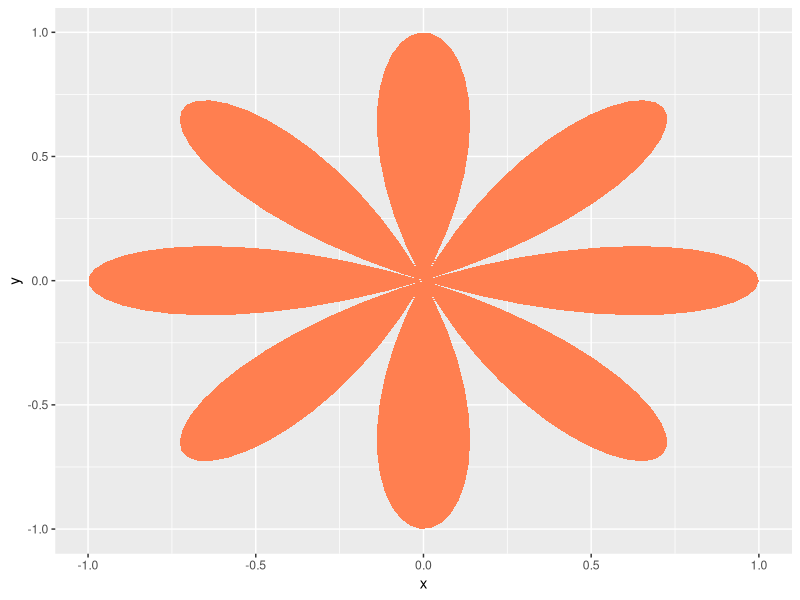

Source code (R):
## ---- chunk 1
#| label: setup
#| include: false

library(dplyr)
library(tibble)
library(ggplot2)
## ---- chunk 2
#| label: fig-concept
#| echo: false
#| fig-width: 2
#| fig-height: 2
#| fig-cap: "Our conceptual workflow, nani me he pua lā"

dat_concept <- tibble(
    rad = seq(0, 2 * pi, length.out = 200), 
    x = cos(rad) * cos(4 * rad), 
    y = sin(rad) * cos(4 * rad)
)

ggplot(dat_concept, aes(x, y)) +
    geom_polygon(fill = "coral")
## ---- chunk 3
#| label: step-01

x <- 1:10
sum(x)
